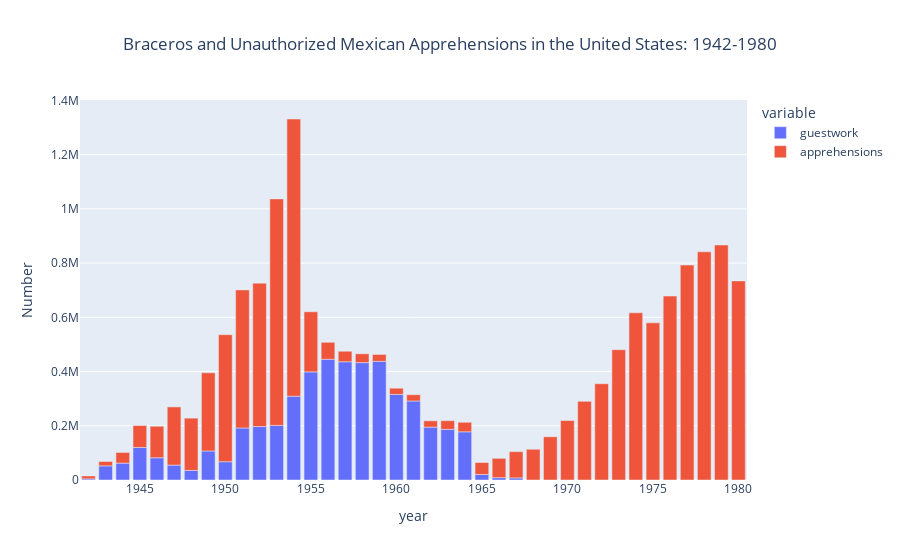

The notebook cell this image was saved under:
### Markdown cell above
As mentioned before, evidence for this increase in unauthorized Mexican immigration has been connected to the number of official apprehensions of these unauthorized immigrants.

### Code cell
apprehension_df = pd.read_csv('../data/original/total_braceros_by_year.tab', sep='\t')

apprehensionfig = px.bar(apprehension_df, x='year', y=['guestwork','apprehensions'], title='Braceros and Unauthorized Mexican Apprehensions in the United States: 1942-1980',
                        labels={'value': 'Number'})
apprehensionfig.update_layout(title={'x':0.5, 'xanchor': 'center'})
apprehensionfig.show()

### Figure 1 — Plotly figure (JSON) as saved in the notebook; plotly's stock layout.template omitted (floating-point values rounded to 4 significant figures)
{"data": [{"alignmentgroup": "True", "hovertemplate": "variable=guestwork<br>year=%{x}<br>Number=%{y}<extra></extra>", "legendgroup": "guestwork", "marker": {"color": "#636efa", "pattern": {"shape": ""}}, "name": "guestwork", "offsetgroup": "guestwork", "orientation": "v", "showlegend": true, "textposition": "auto", "type": "bar", "x": [1942, 1943, 1944, 1945, 1946, 1947, 1948, 1949, 1950, 1951, 1952, 1953, 1954, 1955, 1956, 1957, 1958, 1959, 1960, 1961, 1962, 1963, 1964, 1965, 1966, 1967, 1968, 1969, 1970, 1971, 1972, 1973, 1974, 1975, 1976, 1977, 1978, 1979, 1980], "xaxis": "x", "y": [4203, 52098, 62170, 120000, 82000, 55000, 35345, 107000, 67500, 192000, 197100, 201380, 309033, 398650, 445197, 436049, 432857, 437643, 315846, 291420, 194978, 186865, 177736, 20286, 8647, 7703, null, null, null, null, null, null, null, null, null, null, null, null, null], "yaxis": "y"}, {"alignmentgroup": "True", "hovertemplate": "variable=apprehensions<br>year=%{x}<br>Number=%{y}<extra></extra>", "legendgroup": "apprehensions", "marker": {"color": "#EF553B", "pattern": {"shape": ""}}, "name": "apprehensions", "offsetgroup": "apprehensions", "orientation": "v", "showlegend": true, "textposition": "auto", "type": "bar", "x": [1942, 1943, 1944, 1945, 1946, 1947, 1948, 1949, 1950, 1951, 1952, 1953, 1954, 1955, 1956, 1957, 1958, 1959, 1960, 1961, 1962, 1963, 1964, 1965, 1966, 1967, 1968, 1969, 1970, 1971, 1972, 1973, 1974, 1975, 1976, 1977, 1978, 1979, 1980], "xaxis": "x", "y": [10613, 16154, 39449, 80760, 116320, 214543, 192779, 288253, 468339, 509040, 528815, 835311, 1022267, 221674, 62625, 38822, 32556, 25270, 22687, 23109, 23358, 31910, 35146, 44161, 71233, 96845, 113304, 159376, 219254, 290152, 355099, 480588, 616630, 579448, 678356, 792613, 841525, 866761, 734219], "yaxis": "y"}], "layout": {"autosize": true, "barmode": "relative", "legend": {"title": {"text": "variable"}, "tracegroupgap": 0}, "title": {"text": "Braceros and Unauthorized Mexican Apprehensions in the United States: 1942-1980", "x": 0.5, "xanchor": "center"}, "xaxis": {"anchor": "y", "autorange": true, "domain": [0, 1], "range": [1942.0, 1980.0], "title": {"text": "year"}, "type": "linear"}, "yaxis": {"anchor": "x", "autorange": true, "domain": [0, 1], "range": [0, 1401000.0], "title": {"text": "Number"}, "type": "linear"}}}
